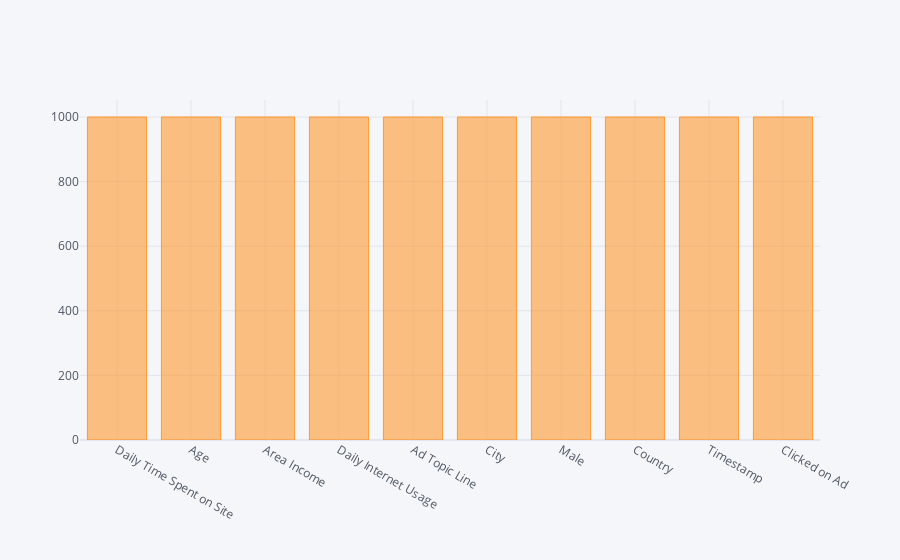

The notebook cell this image was saved under:
### Code cell
ad_data.count().iplot(kind='bar')

### Figure 1 — Plotly figure (JSON) as saved in the notebook; plotly's stock layout.template omitted (floating-point values rounded to 4 significant figures)
{"data": [{"marker": {"color": "rgba(255, 153, 51, 0.6)", "line": {"color": "rgba(255, 153, 51, 1.0)", "width": 1}}, "name": "None", "orientation": "v", "text": "", "type": "bar", "x": ["Daily Time Spent on Site", "Age", "Area Income", "Daily Internet Usage", "Ad Topic Line", "City", "Male", "Country", "Timestamp", "Clicked on Ad"], "y": [1000, 1000, 1000, 1000, 1000, 1000, 1000, 1000, 1000, 1000]}], "layout": {"legend": {"bgcolor": "#F5F6F9", "font": {"color": "#4D5663"}}, "paper_bgcolor": "#F5F6F9", "plot_bgcolor": "#F5F6F9", "title": {"font": {"color": "#4D5663"}}, "xaxis": {"gridcolor": "#E1E5ED", "showgrid": true, "tickfont": {"color": "#4D5663"}, "title": {"font": {"color": "#4D5663"}, "text": ""}, "zerolinecolor": "#E1E5ED"}, "yaxis": {"gridcolor": "#E1E5ED", "showgrid": true, "tickfont": {"color": "#4D5663"}, "title": {"font": {"color": "#4D5663"}, "text": ""}, "zerolinecolor": "#E1E5ED"}}}
